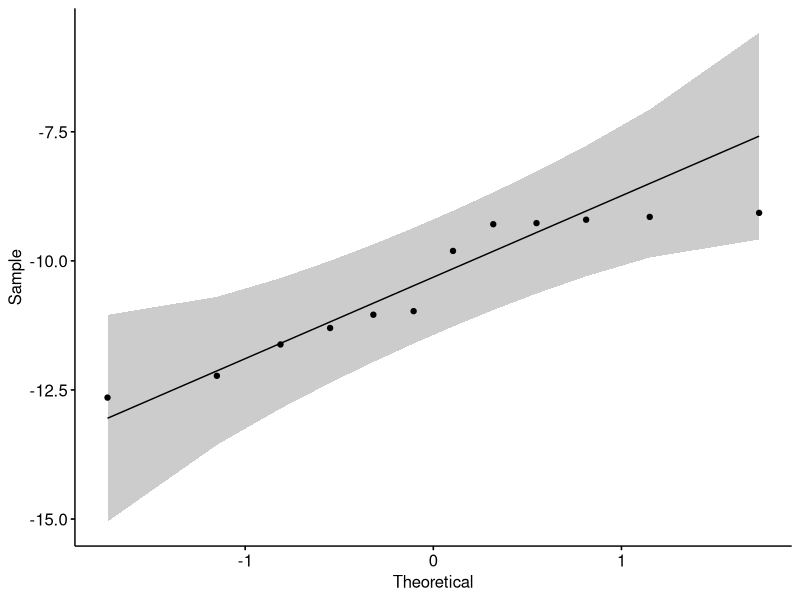
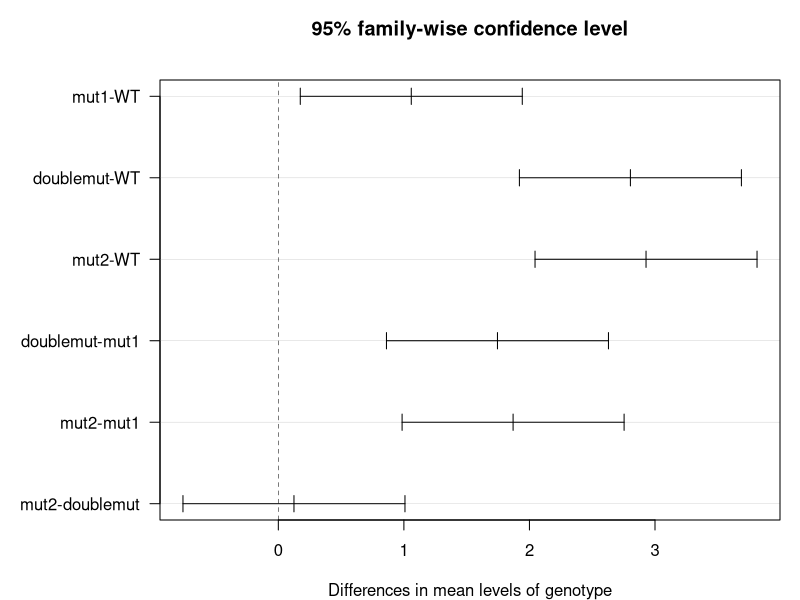

These charts were generated, in order, by the following R code:
## ---- chunk 1
knitr::opts_chunk$set(echo=TRUE, include = TRUE, warning=FALSE, message=FALSE)
## ---- chunk 2
# insert data
df <- data.frame(genotype = c("WT", "WT", "WT",  "mut1", "mut1", "mut1",  "mut2", "mut2", "mut2",  "doublemut", "doublemut", "doublemut"),
                 control_gene = c(143.2632804, 143.2016045, 121.5441674,  120.8509654, 135.2941841, 146.6159225,  147.3569572, 159.5510244, 41.53608903,  112.2483313, 145.9524333, 142.2499418),
                 target_gene = c(0.045530984, 0.029892154, 0.018934757,  0.057283056, 0.053640269, 0.072897732,  0.235321652, 0.2810932, 0.067345158,  0.1904679, 0.271456991, 0.158710149)
)

df
## ---- chunk 3
# target gene vs control gene
df$diff <- log2(df$target_gene) - log2(df$control_gene)

# either way is the same
cbind(log2(df$target_gene) - log2(df$control_gene),
      log2(df$target_gene / df$control_gene))

## ---- chunk 4
# test whether it is significantly different from normal distribution
shapiro.test(x = df$diff)

# visual inspection
library(ggpubr)
ggqqplot(df$diff)
## ---- chunk 5
# test whether group variances are different
library(car)

leveneTest(diff ~ genotype, data = df) 
## ---- chunk 6
# if assumptions are met fit anova
fit <- aov(formula = diff ~ genotype, data = df)

summary(fit)
## ---- chunk 7
# if anova test is significant perform multiple pair-wise comparisons
test <- TukeyHSD(fit, ordered = TRUE)

test
## ---- chunk 8
# plot mean differences with 95% confidence intervals
par(mar=c(4,8,4,1))

plot(test, las=1)
